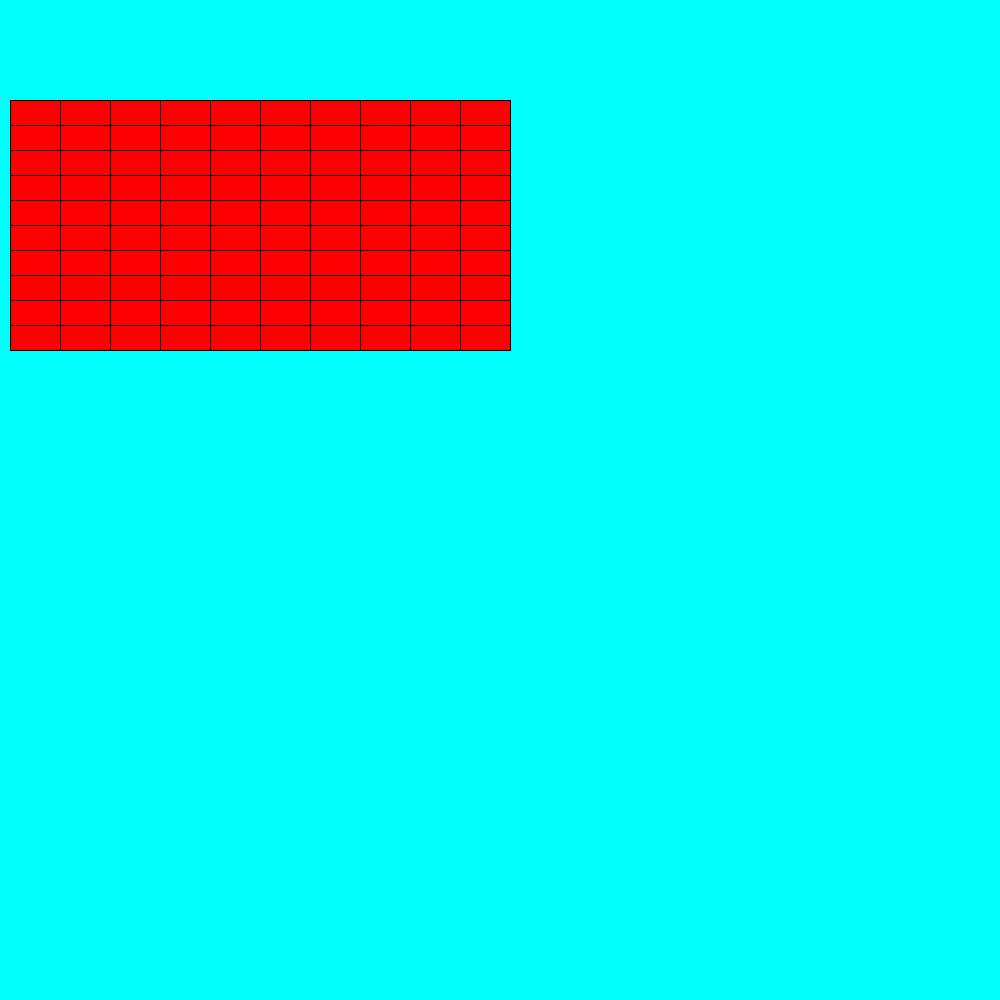
Frame 1 (no input)
Frame 60 (the mouse pressed at the canvas centre just before this capture): identical to frame 1, image omitted
Frame 120 (the mouse held since frame 60 and released just before this capture): identical to frame 1, image omitted

The Processing sketch that drew this single still picture (run headless with seeded random() and noise(); from frame 60 on, the mouse is pressed at the canvas centre):

// Processing sketch: sketch_9_6
// ── sketch_9_6.pde

void setup(){
  size(1000,1000);
  background(0,255,255);
 
}

void draw(){
  for(int a = 0; a < 10; a++){
    for(int b = 0; b < 10; b++){
      fill(255,0,0);
      rect(a*50+10, b*25+100 , 50,25);
           
      
    }
    
  }

}
